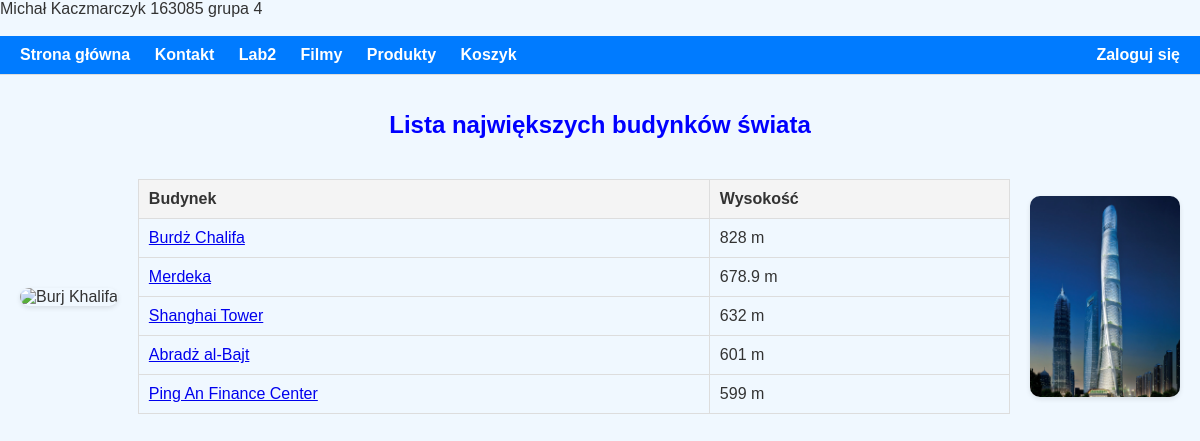
The page /final/index.php on the database its author committed.
### tables this page shows
CREATE TABLE `page_list` (
  `id` int(11) NOT NULL,
  `page_title` varchar(255) DEFAULT NULL,
  `height` varchar(50) NOT NULL,
  `page_content` text DEFAULT NULL,
  `status` int(11) DEFAULT 1
);

### final/index.php (the view, shortened to what this page needs)
<!DOCTYPE html>
<html lang="en">
<head>
    <link rel="stylesheet" href="css/styles.css">
</head>
<body>
<?php
$nr_indeksu = "163085";
$nrGrupy = "4";
echo "Michał Kaczmarczyk " . $nr_indeksu . ' grupa ' . $nrGrupy . '<br /><br />';
$dbhost = 'localhost';
$dbuser = 'root';
$dbpass = '';
$baza = 'moja_strona';
$conn = new mysqli($dbhost, $dbuser, $dbpass, $baza);
$is_logged_in = isset($_SESSION['logged_in']) && $_SESSION['logged_in'] === true;
?>
<div class="header">
    <div>
        <a href="index.php?id=0">Strona główna</a>
        <a href="contact.php">Kontakt</a>
        <a href="html/lab2.html">Lab2</a>
        <a href="html/filmy.html">Filmy</a>
		<a href="index.php?id=products">Produkty</a>
		<a href="index.php?id=cart">Koszyk</a>
    </div>
    <div>
        <?php if ($is_logged_in): ?>
            <a href="index.php?logout=true">Wyloguj się</a>
        <?php else: ?>
            <a href="index.php?login=true">Zaloguj się</a>
        <?php endif; ?>
    </div>
</div>
<div class="content">
<?php
if (isset($_GET['login']) && !$is_logged_in) {
    echo '
    <div class="logowanie">
        <h1>Logowanie</h1>
        <form method="post" action="index.php">
            <table>
                <tr>
                    <td>Email:</td>
                    <td><input type="text" name="login_email" required></td>
                </tr>
                <tr>
                    <td>Hasło:</td>
                    <td><input type="password" name="login_pass" required></td>
                </tr>
                <tr>
                    <td colspan="2">
                        <input type="submit" value="Zaloguj się">
                    </td>
                </tr>
            </table>
        </form>';
    if (isset($login_error)) {
        echo "<p style='color: red;'>$login_error</p>";
    }
    echo '</div>';
} else {
    $idp = $_GET['id'] ?? 0;
    if ($idp == 0) {
        echo '<h1 class="center-title">Lista największych budynków świata</h1>';
        echo '<div class="main-content">';
        echo '<div class="images-left">';
        echo '<img src="img/Burj_Khalifa.jpg" alt="Burj Khalifa" class="image">';
        echo '</div>';
        echo '<div class="table-section">';
        $sql = "SELECT id, page_title, height FROM page_list WHERE status = 1";
        $result = $conn->query($sql);
        if ($result->num_rows > 0) {
            echo "<table>";
            echo "<tr><th>Budynek</th><th>Wysokość</th></tr>";
            while ($row = $result->fetch_assoc()) {
                echo "<tr>";
                echo "<td><a href='index.php?id=" . $row['id'] . "'>" . $row['page_title'] . "</a></td>";
                echo "<td>" . $row['height'] . "</td>";
                echo "</tr>";
            }
            echo "</table>";
        } else {
            echo "<p>Brak danych w tabeli.</p>";
        }
        echo '</div>';
        echo '<div class="images-right">';
        echo '<img src="img/ST.jpg" alt="Shanghai Tower" class="image">';
        echo '</div>';
        echo '</div>';
}elseif ($idp === 'cart') {
    echo '<h1>Koszyk</h1>';
    showCart();
    echo '<a href="?action=clear_cart">Wyczyść koszyk</a>';
}
}
?>
</div>
</body>
</html>

### final/css/styles.css (style rules this page uses)
body { font-family: Arial, sans-serif; margin: 0; padding: 0; background-color: #f0f8ff; color: #333; }
.header { display: flex; justify-content: space-between; align-items: center; background-color: #007BFF; color: white; padding: 15px 20px; }
.header a { text-decoration: none; color: white; font-weight: bold; margin-right: 20px; }
.center-title { text-align: center; color: #0000FF; font-size: 24px; margin-bottom: 20px; }
.main-content { display: flex; justify-content: space-between; align-items: center; margin: 20px auto; max-width: 1200px; gap: 20px; }
.images-left, .images-right { display: flex; flex-direction: column; gap: 20px; }
.image { max-width: 150px; border-radius: 10px; box-shadow: 0 2px 5px rgba(0, 0, 0, 0.1); }
.table-section { flex: 1; display: flex; justify-content: center; }
table { width: 100%; border-collapse: collapse; margin-top: 10px; }
th, td { padding: 10px; border: 1px solid #ddd; text-align: center; }
th { background-color: #f4f4f4; font-weight: bold; }
.header { display: flex; justify-content: space-between; align-items: center; background-color: #007BFF; padding: 10px 20px; border-bottom: 1px solid #ddd; }
.header a:last-child { margin-right: 0; }
.content { padding: 20px; }
table { width: 100%; border-collapse: collapse; margin: 20px 0; }
th, td { border: 1px solid #ddd; padding: 10px; text-align: left; }
th { background-color: #f4f4f4; }

### rows shown on the page
page_list: page_title "Burdż Chalifa", height "828 m"
page_list: page_title "Merdeka", height "678.9 m"
page_list: page_title "Shanghai Tower", height "632 m"
page_list: page_title "Abradż al-Bajt", height "601 m"
page_list: page_title "Ping An Finance Center", height "599 m"

### other values the page prints
$nr_indeksu "163085"
$nrGrupy "4"
